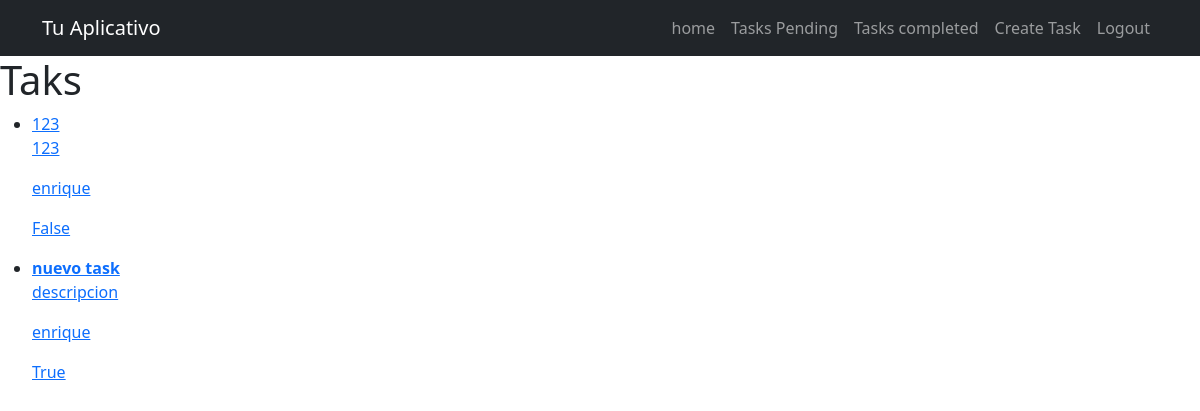
/tasks/ (signed in), run on the app's committed database.
### tasks/models.py (models this page shows, shortened)
class Task(models.Model):
    title = models.CharField(max_length=200)
    description = models.TextField(blank=True)  # si no pasa nada, por defecto estara vacio
    created = models.DateTimeField(auto_now_add=True)   # anhade la fecha por defecto
    datecompleted = models.DateTimeField(null=True, blank=True)     # inicialmente es null, se acepta vacio
    important = models.BooleanField(default=False)
    user = models.ForeignKey(User, on_delete=models.CASCADE)    # si se elimina el usuario, se elimina las tareas

### tasks/views.py (the view)
# urls.py: path('tasks/', views.tasks, name="tasks"),
@login_required
def tasks(request):
    tasks = Task.objects.filter(user=request.user, datecompleted__isnull= True)
    return render(request, "tasks.html", {"tasks":tasks})

### tasks/templates/tasks.html (shortened to what this page needs)
{% extends "base.html" %}
{% block content %}
    <h1>Taks</h1>
    <ul>
        {% for task in tasks %}
            <li>
                <a href="{% url 'task_detail' task.id %}">
                    {% if task.important %}
                        <strong>{{task.title}}</strong>
                    {% else %}
                        {{task.title}}
                    {% endif%}
                    <p>{{task.description}}</p>
                    <p>{{task.user.username}}</p>
                    <p>{{task.important}}</p>
                </a>
            </li>
        {% endfor %}
    </ul>
{% endblock %}

### data on the page
Task: title "123", description "123", user.username "enrique", important "False"
Task: title "nuevo task", description "descripcion", user.username "enrique", important "True"
